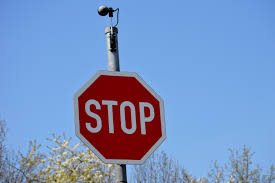
#> input picture TrafficSignDetection_HOG_SVM/test1.jpg, 275 x 183 px; its folder holds only this picture in this run
$ jupyter execute --allow-errors Detection.ipynb   (older library calls are emulated)
#> lines starting #> are read from the running program, lines starting #| are printed output that depends on the picture; after the words box and inside, x2 and y2 are one past the last pixel; in counts of white or black regions, pixels touching at a corner belong together
[cell 1]
import os
import math
import cv2
import glob
import zipfile
import scipy
import pickle
import time
import numpy as np
import matplotlib.pyplot as plt
from skimage.feature import hog
from moviepy.editor import VideoFileClip
from IPython.display import display, HTML
from urllib.request import urlretrieve
from sklearn.svm import SVC, LinearSVC
from sklearn.preprocessing import StandardScaler
from sklearn.model_selection import train_test_split
import joblib
import imageio

## Tools and helper functions

[cell 2]
# [7 lines left out: function get_output_dir, not called in this run]

def get_classifier_path():
    return './classifier.pickle'

def save_plt_img(fig_handle, fname):
    plt.figure(fig_handle.number)
    plt.savefig(os.path.join(get_output_dir(), fname + '.jpg'))

def save_cv_img(img, fname):
        print("z")

def read_img(fname):
    return imageio.imread(fname)

def display_img(img, title):
    if len(img.shape) == 2:
        plt.imshow(img, cmap='gray')
    else:
        plt.imshow(img)

    plt.axis('off')
    plt.title(title)

def use_debug():
    return True

## Data loading

[cell 3]
def get_img_shape():
    return (40, 40, 3)

def get_dur_label():
    return 0

def get_ilerle_label():
    return 1

def get_saga_label():
    return 2

def get_sola_label():
    return 3

def get_yaya_label():
    return 4

def load_dataset(class_base_folder, class_id):
    f_names = glob.glob(class_base_folder + '*.jpg')

    n_img = len(f_names)
    X = np.zeros((n_img,) + get_img_shape(), dtype = np.uint8)
    y = np.zeros((n_img,), dtype = int)

    for i in range(n_img):
        X[i] = read_img(f_names[i])
        y[i] = class_id

    return X, y

print('Loading datasets...')
Img_dur, y_dur = load_dataset('data/dur/', get_dur_label())
Img_ilerle, y_ilerle = load_dataset('data/ilerle/', get_ilerle_label())
Img_saga, y_saga = load_dataset('data/saga/', get_saga_label())
Img_sola, y_sola = load_dataset('data/sola/', get_sola_label())
Img_yaya, y_yaya = load_dataset('data/yaya/', get_yaya_label())
print('Done...')

[cell 4]
print('dur training data: ', Img_dur.shape, y_dur.shape)
print('ilerle training data: ', Img_ilerle.shape, y_ilerle.shape)
print('sola training data: ', Img_sola.shape, y_sola.shape)
print('saga training data: ', Img_saga.shape, y_saga.shape)
print('yaya training data: ', Img_yaya.shape, y_yaya.shape)

Img = np.concatenate((Img_dur, Img_ilerle, Img_sola, Img_saga, Img_yaya))
y = np.concatenate((y_dur, y_ilerle, y_sola, y_saga, y_yaya))

print('Combined dataset: ', Img.shape, y.shape)

#> (a cell that did not finish here is left out)

## Data augmentation

[cell 6]
# [14 lines left out: function random_translation, not called in this run]

def augment_image(img):
    return random_translation(img)

# [18 lines left out: function augment_data, not called in this run]

print('Before data augmentation: ', Img.shape, y.shape)
print('After data augmentation: ', Img.shape, y.shape)

## Data preprocessing

[cell 7]
def rgb_to_ycrcb(img):
    return cv2.cvtColor(img, cv2.COLOR_RGB2YCrCb)

def preprocess_img(Img):
    Img_out = np.copy(Img)

    if len(Img.shape) == 3:
        Img_out = rgb_to_ycrcb(Img)
    else:
        for i in range(Img.shape[0]):
            Img_out[i] = cv2.cvtColor(Img[i], cv2.COLOR_RGB2YCrCb)

    return Img_out

Img_dur_pp = preprocess_img(Img_dur)
Img_ilerle_pp = preprocess_img(Img_ilerle)
Img_sola_pp = preprocess_img(Img_sola)
Img_saga_pp = preprocess_img(Img_saga)
Img_yaya_pp = preprocess_img(Img_yaya)
Img_pp = preprocess_img(Img)

## HOG feature extraction

[cell 8]
def get_pixels_per_cell():
    return 8

# [31 lines left out: function get_hog_features, not called in this run]

[cell 9]
def test_hog_features():
    img_dur = Img_dur_pp[0]
    img_ilerle = Img_ilerle_pp[0]
    img_sola = Img_sola_pp[0]
    img_saga = Img_saga_pp[0]
    img_yaya = Img_yaya_pp[0]

    features_dur, hog_image_dur = get_hog_features(img_dur, debug=True)
    features_ilerle, hog_image_ilerle = get_hog_features(img_ilerle, debug=True)
    features_sola, hog_image_sola = get_hog_features(img_sola, debug=True)
    features_saga, hog_image_saga = get_hog_features(img_saga, debug=True)
    features_yaya, hog_image_yaya = get_hog_features(img_yaya, debug=True)

    h = plt.figure()
    img_labels = ['Y', 'Cr', 'Cb']

    for idx in range(3):
        plt.subplot(2,3, idx + 3 * 0 + 1);
        display_img(img_dur[:, :, idx], img_labels[idx])

    for idx in range(3):
        plt.subplot(2,3, idx + 3 * 1 + 1);
        display_img(hog_image_dur[:, :, idx], img_labels[idx] + '-hog')

    save_plt_img(fig_handle=h, fname='hog_img_vehicle')

    h = plt.figure()
    for idx in range(3):
        plt.subplot(2,3, idx + 3 * 0 + 1);
        display_img(img_ilerle[:, :, idx], img_labels[idx])

    for idx in range(3):
        plt.subplot(2,3, idx + 3 * 1 + 1);
        display_img(hog_image_ilerle[:, :, idx], img_labels[idx] + '-hog')

    save_plt_img(fig_handle=h, fname='hog_img_non_vehicle')

#> (the rest of this cell did not finish here and is left out)

## HOG Feature extraction from whole image

[cell 10]
class SearchWindow:

    def __init__(self, x0, y0, size_x, size_y):
        self.x0 = x0
        self.y0 = y0
        self.size_x = size_x
        self.size_y = size_y

    def get_img_contents(self, img):
        return img[self.y0 : self.y0 + self.size_y,
                   self.x0 : self.x0 + self.size_x]

    # [5 lines left out: function resize, not called in this run]

    def draw_on_img(self, img, color=(0,0,255), thickness=2):
        p1 = (self.x0,               self.y0)
        p2 = (self.x0,               self.y0 + self.size_y)
        p3 = (self.x0 + self.size_x, self.y0 + self.size_y)
        p4 = (self.x0 + self.size_x, self.y0)

        p = (p1, p2, p3, p4)

        for i in range(4):
            cv2.line(img, p[i], p[(i+1) % 4], color=color, thickness=thickness)

[cell 11]
def test_get_img_contents():
    img = read_img('test1.jpg')
    window = SearchWindow(80,90,80,80)
    display_img(window.get_img_contents(img), 'Contents of search window')

def test_draw_on_img():
    img = read_img('test1.jpg')
    window = SearchWindow(80,90,80,80)
    window.draw_on_img(img, color = (255,0,0), thickness=5)
    display_img(img, 'Drawn bounding box')

plt.figure();
#> (this line was passed over: IPython is not available in this run)
plt.subplot(1,2,1)
#> (this line was passed over: IPython is not available in this run)
test_draw_on_img()
#> in read_img, returned value is the input picture: shape (183, 275, 3); mean R, G, B 120.1, 147.3, 193.4
#> after the loop in draw_on_img, `for i in range(4):`:
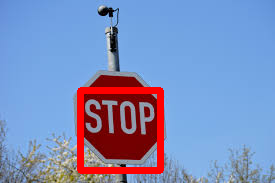
#> img: shape (183, 275, 3); 4.41% of pixels changed, all inside (x1, y1, x2, y2) = (77, 87, 164, 174)
plt.subplot(1,2,2)
#> (this line was passed over: IPython is not available in this run)
test_get_img_contents()
#> in get_img_contents, `return img[self.y0 : self.y0 + self.size_y, self.x0 : self.x0 + self.s..`:
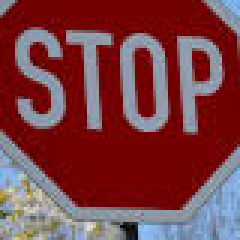
#> returned value: shape (80, 80, 3) (shown 3 times larger); mean of channels 0, 1, 2 123.5, 62.3, 68.3; drawn as R, G, B
